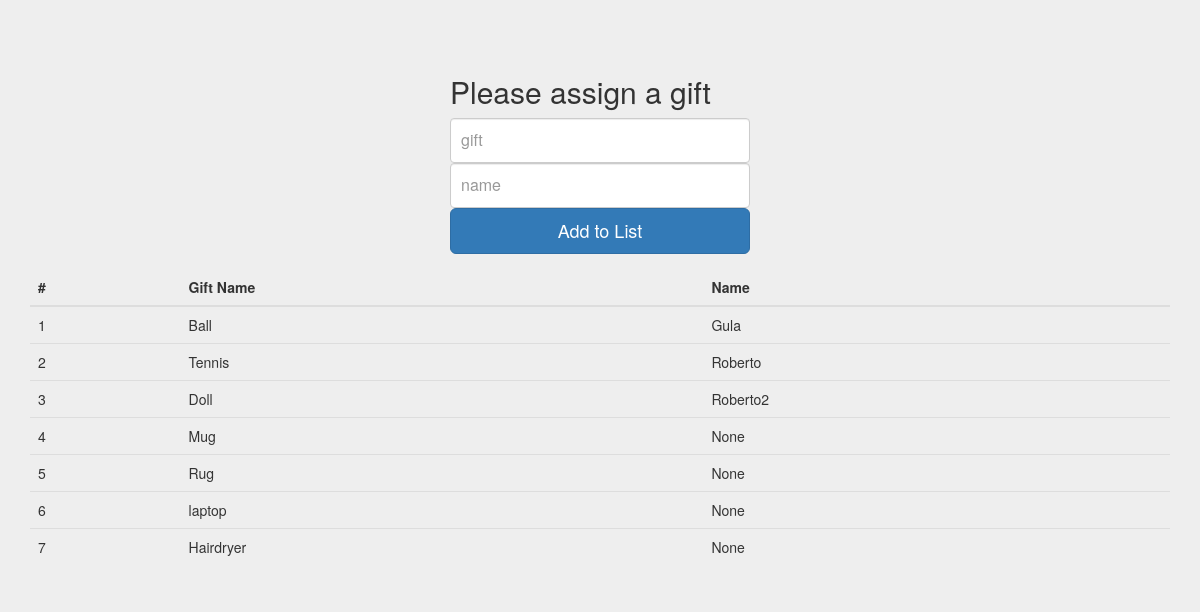
Before: / with the older database file.
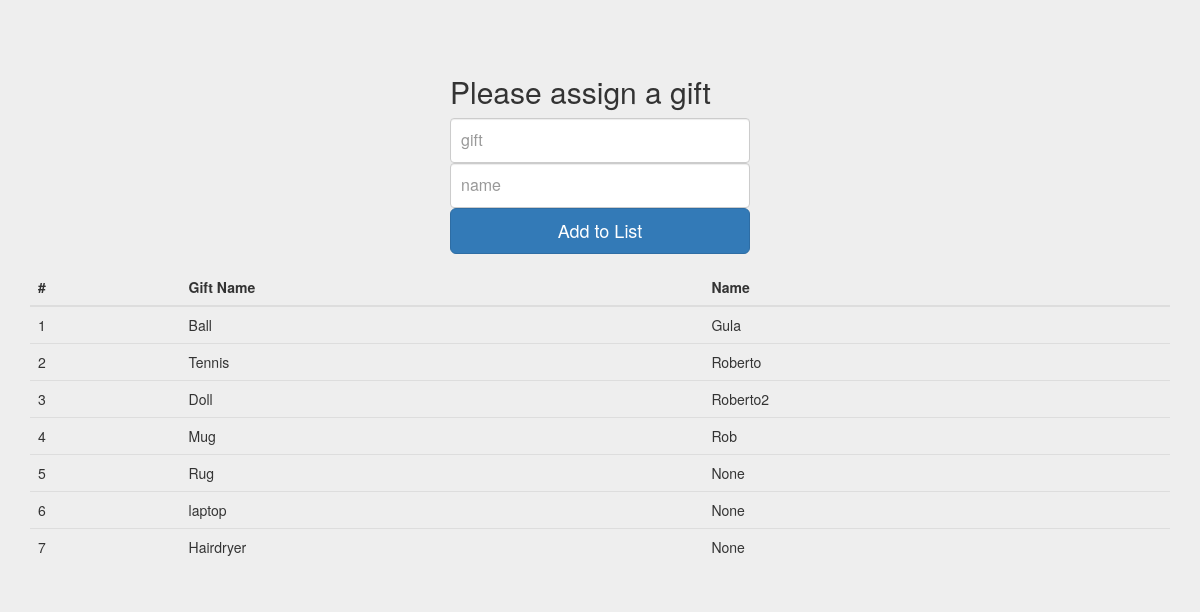
After: the same page with the newer database file.
### tables this page shows
CREATE TABLE "GIFTS" ("Gift" , "Name" );

### robertoMejia.py (the view)
@app.route('/', methods=['GET'])
def index():
    return render_template('index.html', data = getData());

### robertoMejia.py (called while the page is built)
def getData():
    try:
        conn = sqlite3.connect("final_exam.sqlite")
        cursor = conn.cursor()
        result = cursor.execute('SELECT gift, name from gifts')
        data = result.fetchall()
        conn.close()
    except Exception as e:
        print(type(e))
        print(e)
    return data

### templates/index.html (shortened to what this page needs)
<!DOCTYPE html>
<html lang="en">
  <head>
    <link href="../static/dist/css/bootstrap.min.css" rel="stylesheet">
    <link href="../static/dist/css/signin.css" rel="stylesheet">
  </head>
  <body>
    <div class="container">
      <form class="form-signin" role="form" action="/" method="POST" >
        <h2 class="form-signin-heading">Please assign a gift</h2>
        <input type="text" id="gift" name="gift" class="form-control" placeholder="gift" required autofocus>
        <input type="text" id="name" name="name" class="form-control" placeholder="name" required>
        <button class="btn btn-lg btn-primary btn-block" type="submit">Add to List</button>
      </form>
     <table class="table">
      <thead>
        <tr>
          <th>#</th>
          <th>Gift Name</th>
          <th>Name</th>
        </tr>
      </thead>
        <tbody>
            {% for item in data %}
                <tr>
                  <td>{{loop.index}}</td>
                  <td>{{ item[0] }}</td>
                  <td>{{item[1]}}</td>
                </tr>
            {% endfor %}
      </tbody>
    </table>
    </div>
  </body>
</html>

Changed rows visible on the page:
changed GIFTS "Mug": Name "None" → "Rob"
